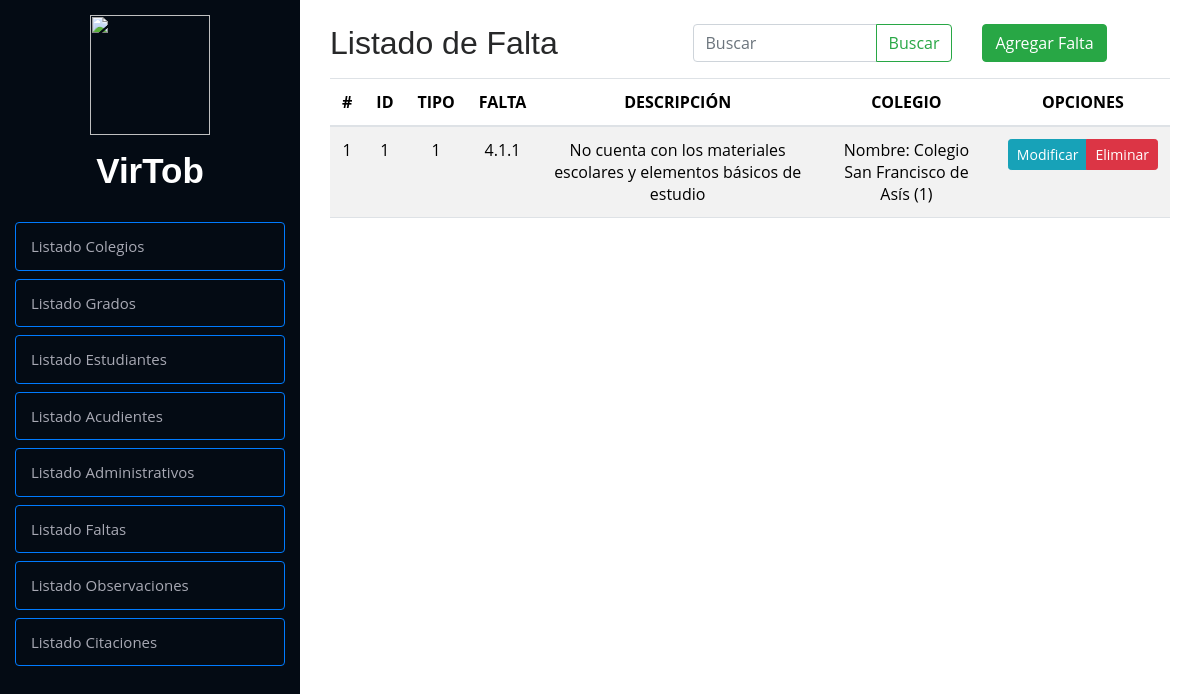
The page /crud/listaFalta/ (signed in) on the database as committed earlier.
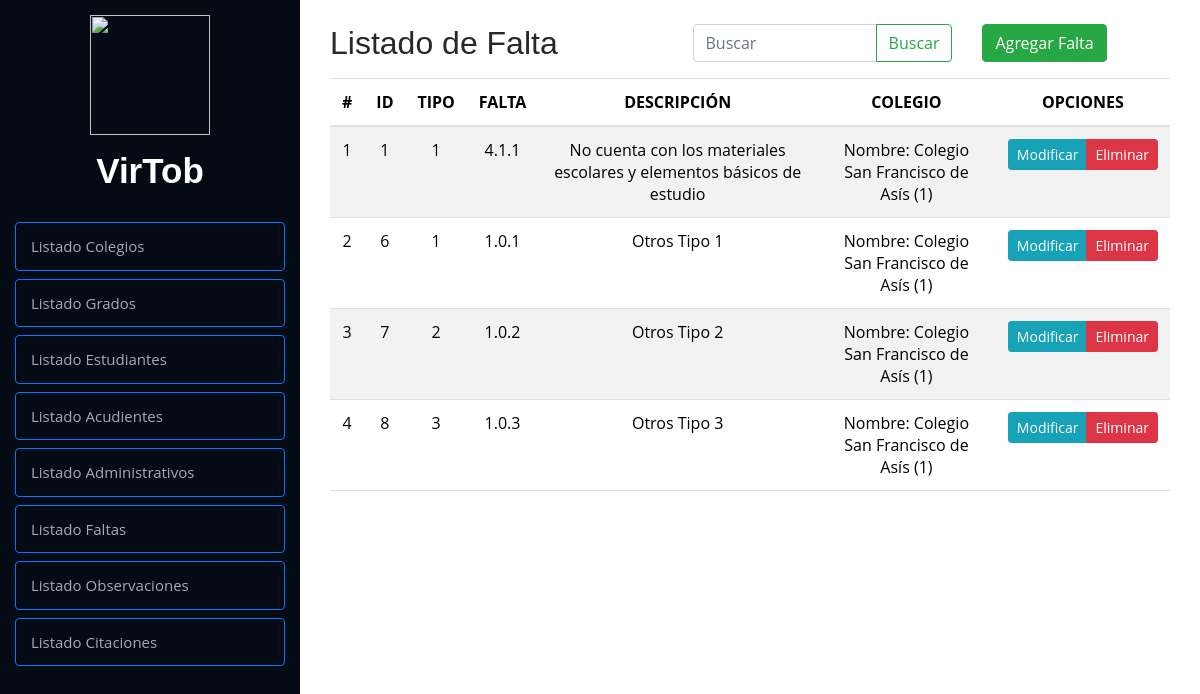
The same page on the database as committed later.
### Modulos/Observador/models.py (models this page shows, shortened)
class Faltas(models.Model):
    idFalta = models.AutoField(primary_key=True)
    tiposFaltas = [
        (1, "Tipo 1"),
        (2, "Tipo 2"),
        (3, "Tipo 3")
    ]
    tipoFalta = models.IntegerField(choices=tiposFaltas, default=1)
    falta = models.CharField(max_length=10, null=True, blank=True)
    descripcion = models.TextField(max_length=1000)
    idColegio = models.ForeignKey(
        Colegio, on_delete=models.CASCADE, related_name="faltas", default=1)
    class Meta:
        verbose_name = 'Faltas'

class Colegio(models.Model):
    idColegio = models.AutoField(primary_key=True)
    nombre = models.CharField(max_length=50)
    direccion = models.CharField(max_length=100)
    telefono = models.CharField(max_length=13)
    email = models.EmailField(max_length=100)
    def __str__(self):
        return f"Nombre: {self.nombre} ({self.idColegio})"
    class Meta:
        verbose_name = 'Colegio'

### Modulos/Observador/views.py (the view, shortened to what this page needs)
# urls.py: path('listaFalta/', listaFalta, name='listaFalta'),
def listaFalta(request):
    if not request.session.get('isLogged', False):
        return redirect('login')
    if request.session.get('userType', False) != "directivo":
        return redirect('home')
    query = request.GET.get("buscar", "")  # Obtener el valor del input
    faltas = Faltas.objects.all()  # Obtiene todos los registros
    return render(request, 'listas/faltas.html', {'falta': faltas, "query": query})

### Modulos/Usuarios/context_processors.py (called while the page is built)
def session_variables(request):
    return {
        'isLogged': request.session.get('isLogged', None),
        'userId': request.session.get('userId', None),
        'userType': request.session.get('userType', None),
        'userNombre': request.session.get('userNombre', None)
    }

### Modulos/Observador/templates/listas/faltas.html (shortened to what this page needs)
{% extends "../index.html" %}
{% load static %}
        {% block contenido %}
        <div class="container py-4">
            <div class="row">
                <div class="col-md-12">
                    <div class="row">
                        <div class="col-5">
                            <h2>Listado de Falta</h2>
                        </div>
                        <div class="col-4">
                            <form class="d-flex" method="GET">
                                <div class="input-group">
                                    <input type="text" class="form-control" placeholder="Buscar" name="buscar"
                                        value="{{ query }}" aria-label="Search">
                                    <button class="btn btn-outline-success" type="submit">Buscar</button>
                                </div>
                            </form>
                        </div>
                        <div class="col-3">
                            <a href="{% url 'agregarFalta' %}" class="btn btn-success">Agregar Falta</a>
                        </div>
                    </div>
                    <div class="table-responsive">
                        <table class="table table-striped">
                            <thead>
                                <tr>
                                    <th>#</th>
                                    <th>ID</th>
                                    <th>TIPO</th>
                                    <th>FALTA</th>
                                    <th>DESCRIPCIÓN</th>
                                    <th>COLEGIO</th>
                                    <th>OPCIONES</th>
                                </tr>
                            </thead>
                            <tbody>
                                {% if falta %}
                                {% for falta in falta %}
                                <tr>
                                    <td class="">{{ forloop.counter }}</td>
                                    <td class="">{{ falta.idFalta }}</td>
                                    <td class="">{{ falta.tipoFalta }}</td>
                                    <td class="">{{ falta.falta }}</td>
                                    <td class="">{{ falta.descripcion }}</td>
                                    <td class="">{{ falta.idColegio }}</td>
                                    <td>
                                        <div class="btn-group btn-group-sm" role="group" aria-label="Basic example">
                                            <a href="{% url 'modificarFalta' falta.idFalta %}"
                                                class="btn btn-info btn-sm">
                                                Modificar
                                            </a>
                                            <a href="#" onclick="eliminarFalta({{ falta.idFalta }})"
                                                class="btn btn-danger btn-sm">
                                                Eliminar
                                            </a>
                                        </div>
                                    </td>
                                </tr>
                                {% endfor %}
                                {% else %}
                                <tr>
                                    <td colspan="7" class="text-center text-danger">⚠ No se encontraron resultados</td>
                                </tr>
                                {% endif %}
                            </tbody>
                        </table>
                    </div>
                </div>
            </div>
        </div>
        {% endblock %}

Rows that differ between the two databases and show on the page:
added Faltas: idFalta "6", tipoFalta "1", falta "1.0.1", descripcion "Otros Tipo 1", idColegio "Nombre: Colegio San Francisco de Asís (1)"
added Faltas: idFalta "7", tipoFalta "2", falta "1.0.2", descripcion "Otros Tipo 2", idColegio "Nombre: Colegio San Francisco de Asís (1)"
added Faltas: idFalta "8", tipoFalta "3", falta "1.0.3", descripcion "Otros Tipo 3", idColegio "Nombre: Colegio San Francisco de Asís (1)"
